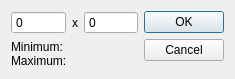
<?xml version="1.0" encoding="UTF-8"?>
<ui version="4.0">
 <class>ResolutionDialog</class>
 <widget class="QDialog" name="ResolutionDialog">
  <property name="geometry">
   <rect>
    <x>0</x>
    <y>0</y>
    <width>235</width>
    <height>79</height>
   </rect>
  </property>
  <property name="windowTitle">
   <string>Force input resolution</string>
  </property>
  <layout class="QHBoxLayout" name="horizontalLayout_2">
   <item>
    <layout class="QVBoxLayout" name="verticalLayout_2">
     <property name="bottomMargin">
      <number>0</number>
     </property>
     <item>
      <layout class="QHBoxLayout" name="horizontalLayout">
       <item>
        <widget class="QSpinBox" name="spinBox_x">
         <property name="sizePolicy">
          <sizepolicy hsizetype="Minimum" vsizetype="Preferred">
           <horstretch>0</horstretch>
           <verstretch>0</verstretch>
          </sizepolicy>
         </property>
         <property name="buttonSymbols">
          <enum>QAbstractSpinBox::NoButtons</enum>
         </property>
        </widget>
       </item>
       <item>
        <widget class="QLabel" name="label">
         <property name="sizePolicy">
          <sizepolicy hsizetype="Fixed" vsizetype="Preferred">
           <horstretch>0</horstretch>
           <verstretch>0</verstretch>
          </sizepolicy>
         </property>
         <property name="text">
          <string>x</string>
         </property>
        </widget>
       </item>
       <item>
        <widget class="QSpinBox" name="spinBox_y">
         <property name="sizePolicy">
          <sizepolicy hsizetype="Minimum" vsizetype="Preferred">
           <horstretch>0</horstretch>
           <verstretch>0</verstretch>
          </sizepolicy>
         </property>
         <property name="buttonSymbols">
          <enum>QAbstractSpinBox::NoButtons</enum>
         </property>
        </widget>
       </item>
      </layout>
     </item>
     <item>
      <layout class="QVBoxLayout" name="verticalLayout">
       <property name="spacing">
        <number>0</number>
       </property>
       <item>
        <widget class="QLabel" name="label_minRes">
         <property name="text">
          <string>Minimum:</string>
         </property>
        </widget>
       </item>
       <item>
        <widget class="QLabel" name="label_maxRes">
         <property name="text">
          <string>Maximum:</string>
         </property>
        </widget>
       </item>
      </layout>
     </item>
    </layout>
   </item>
   <item>
    <widget class="QDialogButtonBox" name="buttonBox">
     <property name="orientation">
      <enum>Qt::Vertical</enum>
     </property>
     <property name="standardButtons">
      <set>QDialogButtonBox::Cancel|QDialogButtonBox::Ok</set>
     </property>
    </widget>
   </item>
  </layout>
 </widget>
 <resources/>
 <connections>
  <connection>
   <sender>buttonBox</sender>
   <signal>accepted()</signal>
   <receiver>ResolutionDialog</receiver>
   <slot>accept()</slot>
   <hints>
    <hint type="sourcelabel">
     <x>248</x>
     <y>254</y>
    </hint>
    <hint type="destinationlabel">
     <x>157</x>
     <y>274</y>
    </hint>
   </hints>
  </connection>
  <connection>
   <sender>buttonBox</sender>
   <signal>rejected()</signal>
   <receiver>ResolutionDialog</receiver>
   <slot>reject()</slot>
   <hints>
    <hint type="sourcelabel">
     <x>316</x>
     <y>260</y>
    </hint>
    <hint type="destinationlabel">
     <x>286</x>
     <y>274</y>
    </hint>
   </hints>
  </connection>
 </connections>
</ui>
